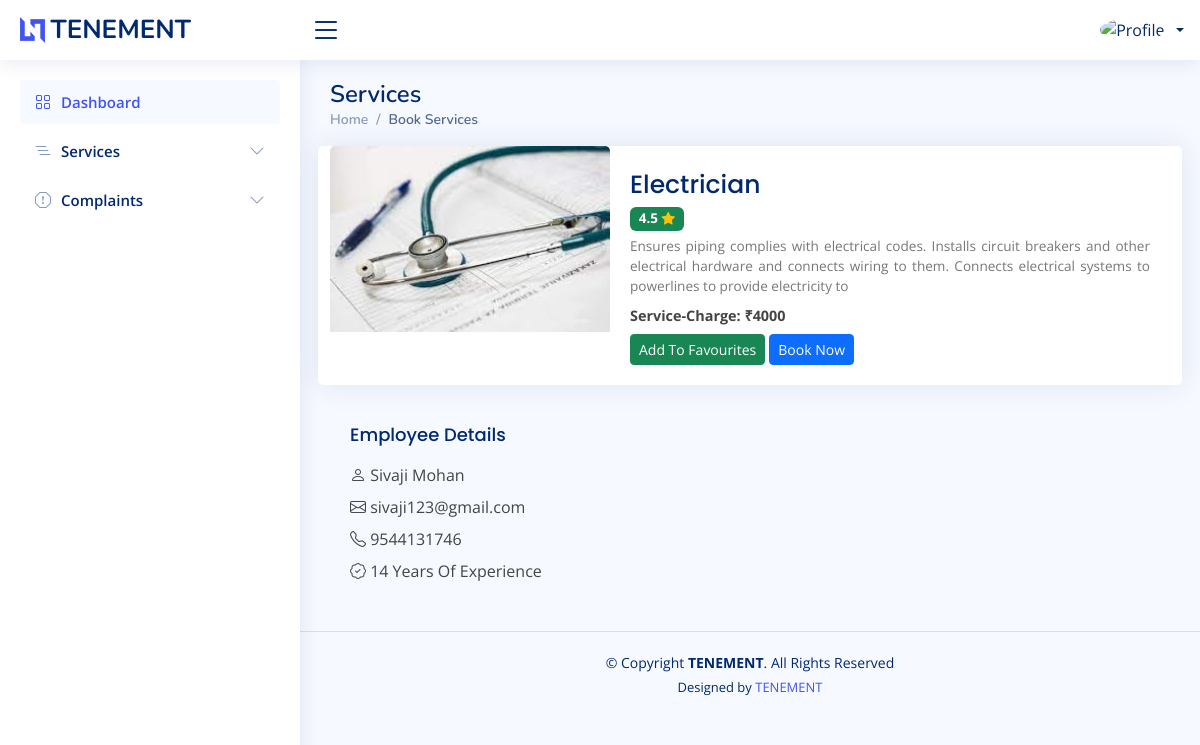
Page /user/serviceaction.php?serviceid=2 on the committed database.
### tables this page shows
CREATE TABLE `addservice` (
  `serviceid` int(100) NOT NULL,
  `services` varchar(100) NOT NULL,
  `description` varchar(500) NOT NULL,
  `experience` varchar(100) NOT NULL,
  `rate` varchar(100) NOT NULL,
  `email` varchar(50) NOT NULL
);

CREATE TABLE `employee_register` (
  `fname` varchar(50) NOT NULL,
  `lname` varchar(50) NOT NULL,
  `housename` varchar(50) NOT NULL,
  `street` varchar(50) NOT NULL,
  `district` varchar(50) NOT NULL,
  `state` varchar(50) NOT NULL,
  `zip` int(30) NOT NULL,
  `dob` date NOT NULL,
  `gender` varchar(50) NOT NULL,
  `phonenumber` varchar(50) NOT NULL,
  `email` varchar(50) NOT NULL,
  `aadhar` varchar(50) NOT NULL,
  `password` varchar(50) NOT NULL,
  `img` varchar(50) NOT NULL DEFAULT 'default.png'
);

### connect.php (called while the page is built, shortened)
<?php
$dbname="tenement";
$conn=mysqli_connect("localhost","root","",$dbname);
function select_data($sql)
{
  global $conn;
  $res = mysqli_query($conn, $sql);
  if ($res)
    return $res;
  else
    return False;
}
?>

### user/serviceaction.php (the view, shortened to what this page needs)
<?php
require 'header.php';
$serviceid = $_GET['serviceid'];
?>
<main id="main" class="main">
  <div class="pagetitle">
    <h1>Services</h1>
    <nav>
      <ol class="breadcrumb">
        <li class="breadcrumb-item"><a href="index.php">Home</a></li>
        <li class="breadcrumb-item active">Book Services</li>
      </ol>
    </nav>
  </div>
  <?php
  $sql = "SELECT * FROM addservice WHERE serviceid='$serviceid'";
  $data = select_data($sql);
  $row = mysqli_fetch_assoc($data);
  ?>
<?php
$sql1 = "SELECT * FROM addservice a,employee_register r WHERE r.email=a.email";
$data1 = select_data($sql1);
$row1 = mysqli_fetch_assoc($data1)
?>
  <section class="section">
    <div class="row align-items-top">
      <div class="card mb-3">
        <div class="row g-0">
          <div class="col-lg-4">
            <img src="../upload/service/add_service_<?php echo $row['serviceid']; ?>.jpg" class="card-img-top" alt="..." height="">
          </div>
          <div class="col-md-8">
            <div class="card-body">
              <p class="card-title" style="font-size: 25px;padding-bottom:0px;margin-bottom:0px"><?php echo $row['services'] ?></p>
              <p style="font-size: large;margin:0 0 5px;"> <span class="badge bg-success">4.5 <i class="bi bi-star-fill text-warning"></i></span></p>
              <p class="card-text mb-2" style="text-align: justify;font-size:85%;color:#777;"><?php echo $row['description']; ?></p>
              <p class="card-text mb-2" style="text-transform: capitalize;color:#444;font-size:90%;"> <b>Service-charge: ₹<?php echo $row['rate'] ?></b></p>
              <div class="btn-group">
              <a href="php/fav.php?serviceid=<?php echo $row['serviceid']?>&services=<?php echo $row['services'] ?>&fname=<?php echo $row1['fname'] ?>&lname=<?php echo $row1['lname'] ?>&description=<?php echo $row['description'] ?>&rate=<?php echo $row['rate'] ?>"  class="btn btn-success btn-sm">Add To Favourites</a>
              </div>
              <div class="btn-group">
                <a href="bookingaction.php?serviceid=<?php echo $serviceid ?>&services=<?php echo $row['services'] ?>" class="btn btn-primary btn-sm"></i> Book Now</a>
              </div>
            </div>
          </div>
        </div>
      </div>
      <div class="col-md-6">
            <div class="card-body">
            <p class="card-title" style="padding-right:15%">Employee Details</p>
            <p class="card-text mb-2" ><b><i class="bi bi-person"></i></b> <?php echo $row1['fname']?> <?php echo $row1['lname']?></p>
            <p class="card-text mb-2" ><b><i class="bi bi-envelope"></i></b> <?php echo $row1['email']?></p>
            <p class="card-text mb-2" ><b><i class="bi bi-telephone"></i></b> <?php echo $row1['phonenumber']?></p>
            <p class="card-text mb-2" ><b><i class="bi bi-patch-check"></i></b> <?php echo $row1['experience']?> Years Of Experience</p>
            </div>
  </section>
</main>

### user/assets/css/style.css (style rules this page uses)
:root { scroll-behavior: smooth; }
body { font-family: "Open Sans", sans-serif; background: #f6f9ff; color: #444444; }
a { color: #4154f1; text-decoration: none; }
h1, h2, h3, h4, h5, h6 { font-family: "Nunito", sans-serif; }
#main { margin-top: 60px; padding: 20px 30px; transition: all 0.3s; }
.pagetitle { margin-bottom: 10px; }
.pagetitle h1 { font-size: 24px; margin-bottom: 0; font-weight: 600; color: #012970; }
.card { margin-bottom: 30px; border: none; border-radius: 5px; box-shadow: 0px 0 30px rgba(1, 41, 112, 0.1); }
.card-title { padding: 20px 0 15px 0; font-size: 18px; font-weight: 500; color: #012970; font-family: "Poppins", sans-serif; }
.card-body { padding: 0 20px 20px 20px; }
.breadcrumb { font-size: 14px; font-family: "Nunito", sans-serif; color: #899bbd; font-weight: 600; }
.breadcrumb a { color: #899bbd; transition: 0.3s; }
.breadcrumb .breadcrumb-item::before { color: #899bbd; }
.breadcrumb .active { color: #51678f; font-weight: 600; }
@media (min-width: 1200px) { #main, #footer { margin-left: 300px; } }
.footer { padding: 20px 0; font-size: 14px; transition: all 0.3s; border-top: 1px solid #cddfff; }
.footer .copyright { text-align: center; color: #012970; }
.footer .credits { padding-top: 5px; text-align: center; font-size: 13px; color: #012970; }

### rows in the picture
addservice: services "Electrician", description "Ensures piping complies with electrical codes. Installs circuit breakers and other electrical hardware and connects wiring to them. Connects electrical systems to powerlines to provide electricity to", rate "4000"
employee_register: fname "Sivaji", lname "Mohan", email "sivaji123@gmail.com", phonenumber "9544131746"
addservice: experience "14"
